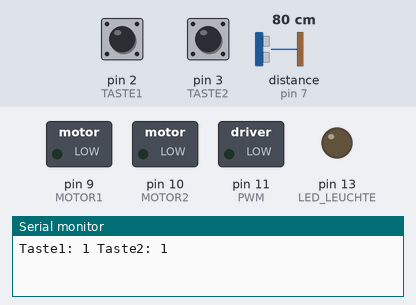
A sketch run on a simulated Arduino Uno, built with avr-gcc and run on an emulated ATmega328P. Parts: switched loads named in the sketch (green lamp = pin HIGH), output pins drawn as LEDs (lit = HIGH), the last lines printed to the serial monitor. Wiring (inferred from the names in the program): ultrasonic range finder: trigger pin 6; echo pin 7. Inputs (shaded band) come from the test bench; at power-on: distance to the obstacle (sensor on pin 7) 80 cm, pin 2 (TASTE1) HIGH, pin 3 (TASTE2) HIGH. The echo pulse lasts 58.3 µs per cm; pins used as bus, display or sensor lines are not drawn.

Above: at 1.2 s.
1.3 s: distance to the obstacle (sensor on pin 7) set to 29 cm
2.8 s: distance to the obstacle (sensor on pin 7) set to 23 cm
At 3.1 s:
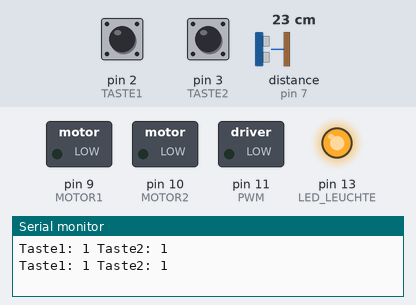
4.3 s: distance to the obstacle (sensor on pin 7) set to 35 cm
At 5.5 s:
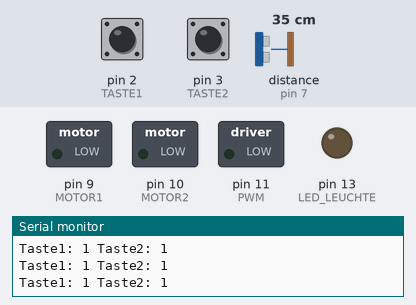
5.8 s: distance to the obstacle (sensor on pin 7) set to 2 cm
At 7.0 s:
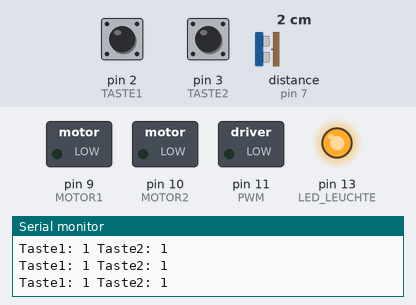
Timing chart, 0 to 8.3 s (numbered marks = the images above; inputs shaded):
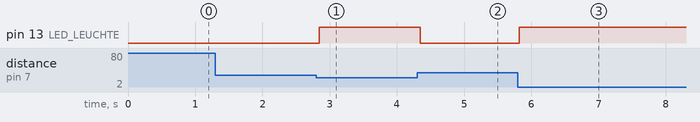

The sketch:

meins.ino
```cpp
#define TASTE1 2
#define TASTE2 3
#define TRIGGER 6
#define ECHO 7
#define MOTOR1 9
#define MOTOR2 10
#define PWM 11
#define LED_LEUCHTE 13


int counter = 0;

void setup() {
  pinMode(TASTE1, INPUT_PULLUP);
  pinMode(TASTE2, INPUT_PULLUP);
  pinMode(TRIGGER, OUTPUT);
  pinMode(ECHO, INPUT);
  pinMode(MOTOR1, OUTPUT);
  pinMode(MOTOR2, OUTPUT);
  pinMode(PWM, OUTPUT);
  pinMode(LED_LEUCHTE, OUTPUT);
  Serial.begin(115200);
}

void loop() {
  // put your main code here, to run repeatedly:
  int Taste1 = digitalRead(TASTE1);
  int Taste2 = digitalRead(TASTE2);

  digitalWrite(TRIGGER, LOW);
  delayMicroseconds(2);
  digitalWrite(TRIGGER, HIGH);
  delayMicroseconds(10);
  digitalWrite(TRIGGER, LOW);
  long dauer = pulseIn(ECHO, HIGH);
  long entfernung = (dauer/2) * 0.03432;
  if (entfernung  <=25)
   {
     digitalWrite(LED_LEUCHTE, HIGH);
   }
   else
   {
      digitalWrite(LED_LEUCHTE, LOW);
   }


  counter = counter + 1;
  if (counter>20)
  {
    Serial.print("Taste1: ");
    Serial.print(Taste1);
    Serial.print(" Taste2: ");
    Serial.print(Taste2);
    Serial.println("");

    counter = 0;
  }


  delay(50);


  }
 
```

Measured:
- the behaviour switches between 27 and 26 cm on distance to the obstacle (sensor on pin 7) (found by bisection; images 0 and 1)
- after the input at 2.8 s, pin 13 (LED_LEUCHTE): LOW → HIGH at once
- after the input at 4.3 s, pin 13 (LED_LEUCHTE): HIGH → LOW after 0.05 s
- after the input at 5.8 s, pin 13 (LED_LEUCHTE): LOW → HIGH at once
